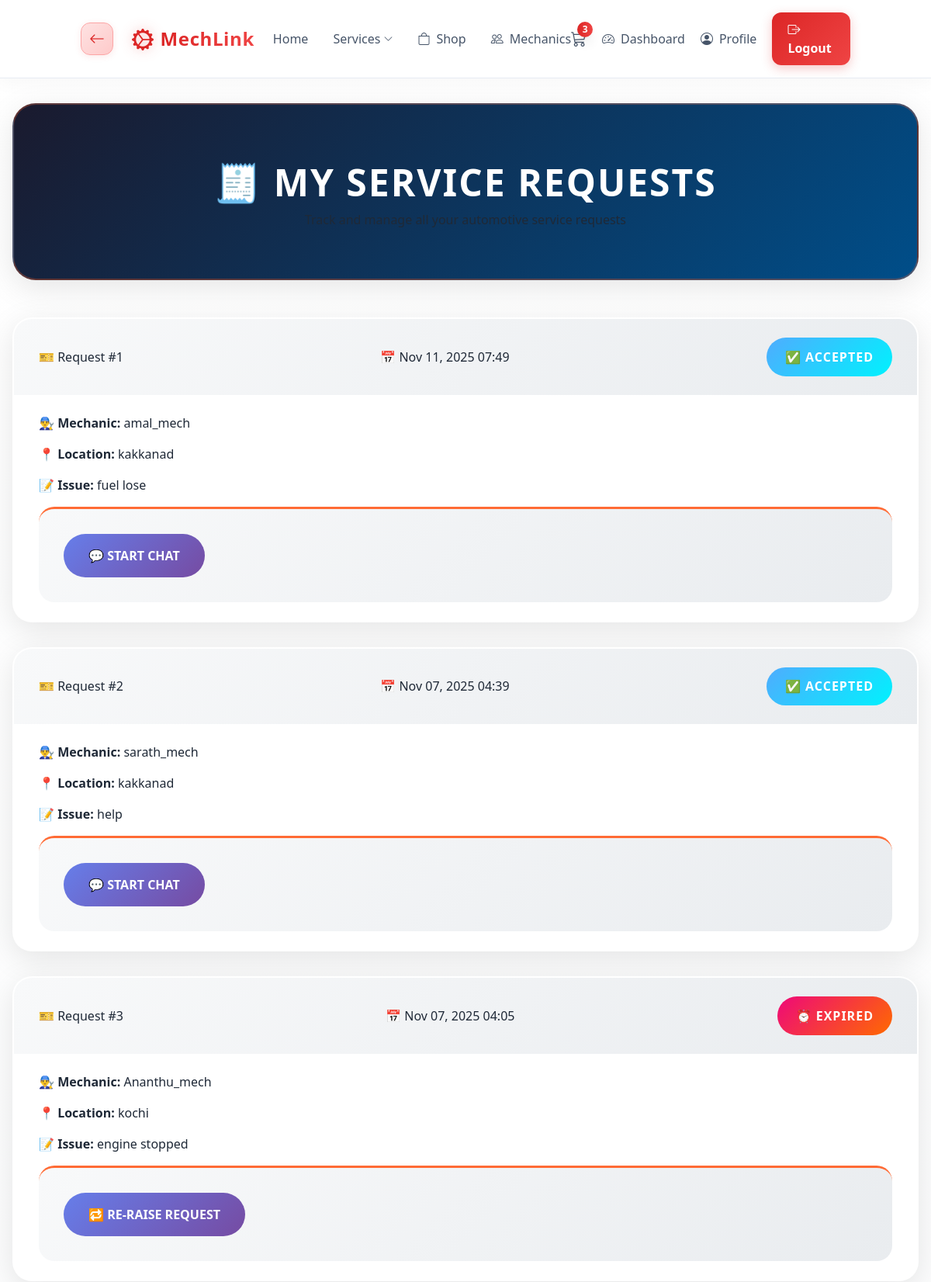
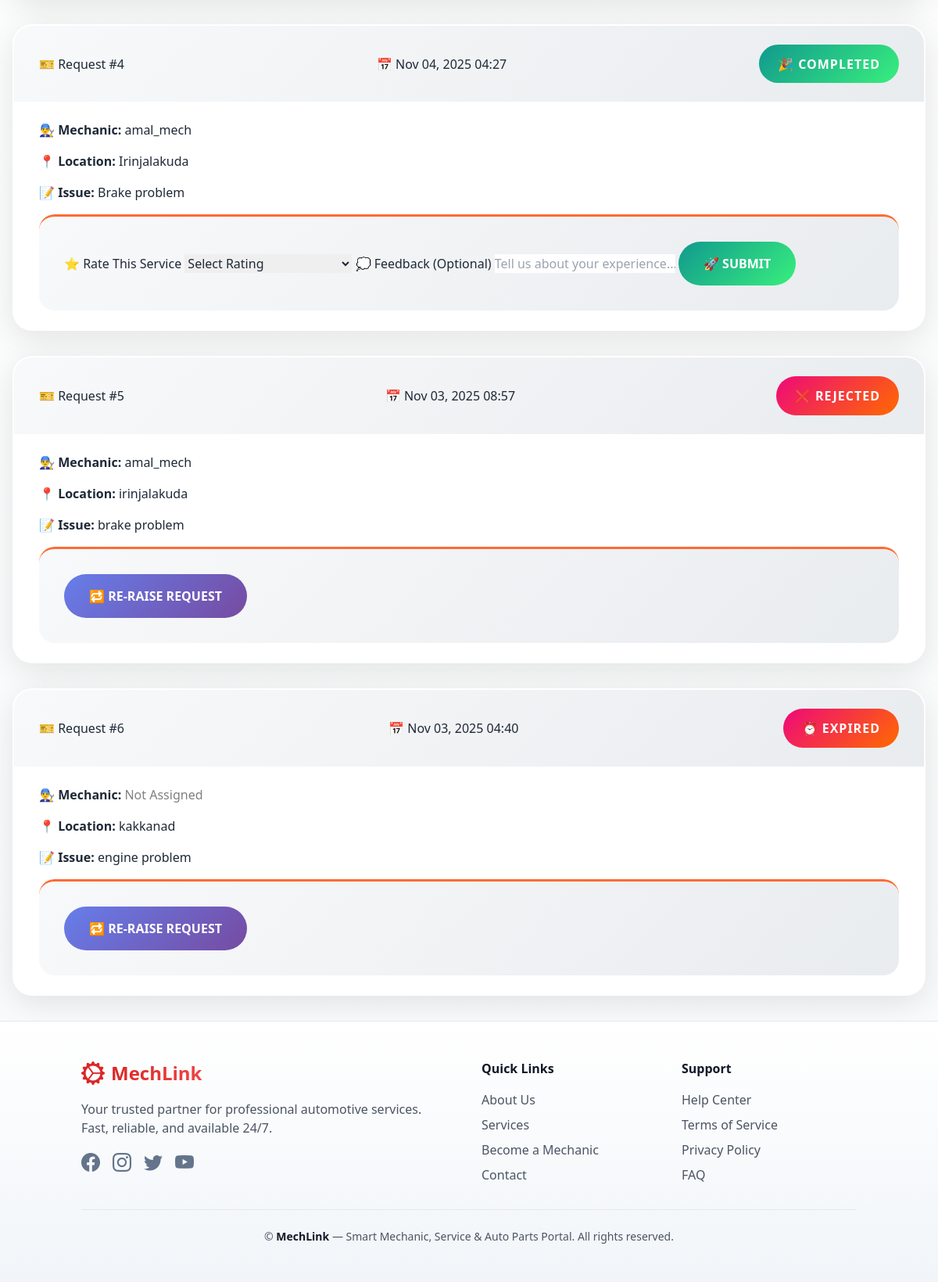
The app's page /users/my-requests/ (signed in) with its own data (2 pictures, top to bottom).
### services/models.py (models this page shows, shortened)
class ServiceRequest(models.Model):
    STATUS_CHOICES = [
        ('pending', 'Pending'),
        ('accepted', 'Accepted'),
        ('in_progress', 'In Progress'),
        ('completed', 'Completed'),
        ('rejected', 'Rejected'),
        ('expired', 'Expired'),
    ]
    MECHANIC_TYPE_CHOICES = [
        ('two_wheeler', 'Two-Wheeler Mechanic'),
        ('automotive', 'Automotive Mechanic'),
        ('heavy_vehicle', 'Heavy Vehicle Mechanic'),
    ]
    user = models.ForeignKey(
        CustomUser,
        on_delete=models.CASCADE,
        related_name='service_requests'
    )
    mechanic = models.ForeignKey(
        CustomUser,
        on_delete=models.SET_NULL,
        null=True,
        blank=True,
        related_name='assigned_requests'
    )
    issue_description = models.TextField()
    location = models.CharField(max_length=255)
    mechanic_type = models.CharField(max_length=50, choices=MECHANIC_TYPE_CHOICES,default='automotive')
    latitude = models.FloatField(null=True, blank=True)
    longitude = models.FloatField(null=True, blank=True)
    status = models.CharField(max_length=20, choices=STATUS_CHOICES, default='pending')
    created_at = models.DateTimeField(auto_now_add=True)
    rating = models.IntegerField(null=True, blank=True)
    feedback = models.TextField(blank=True, null=True)
    class Meta:
        ordering = ['-created_at']

### users/models.py (models this page shows, shortened)
class CustomUser(AbstractUser):
    ROLE_CHOICES = [
        ('admin', 'Admin'),
        ('mechanic', 'Mechanic'),
        ('customer', 'Customer'),
    ]
    role = models.CharField(max_length=20, choices=ROLE_CHOICES, default='customer')
    phone = models.CharField(max_length=15, blank=True, null=True)
    address = models.TextField(blank=True, null=True)
    location = models.CharField(max_length=255, blank=True, null=True)  # ✅ Added
    pincode = models.CharField(max_length=10, blank=True, null=True)     # ✅ Added
    latitude = models.FloatField(blank=True, null=True)
    longitude = models.FloatField(blank=True, null=True)
    def is_customer(self):
        return self.role == 'customer'

### users/views.py (the view)
# urls.py: path("my-requests/", views.my_requests, name="my_requests"),
@login_required
def my_requests(request):
    if not request.user.is_customer():
        return redirect('home')
    requests = ServiceRequest.objects.filter(user=request.user).order_by('-created_at')
    return render(request, 'services/my_requests.html', {'requests': requests})

### templates/services/my_requests.html (shortened to what this page needs)
{% extends 'base.html' %}
{% block content %}
<div class="service-requests-container">
  <div class="requests-hero">
    <h2>🧾 My Service Requests</h2>
    <p>Track and manage all your automotive service requests</p>
  </div>
  {% if requests %}
  <div class="requests-grid">
    {% for req in requests %}
    <div class="request-card">
      <div class="request-header">
        <div class="request-number">🎫 Request #{{ forloop.counter }}</div>
        <div class="request-date">📅 {{ req.created_at|date:"M d, Y H:i" }}</div>
        <div class="status-badge
          {% if req.status == 'pending' %}status-pending
          {% elif req.status == 'accepted' %}status-accepted
          {% elif req.status == 'in_progress' %}status-in-progress
          {% elif req.status == 'completed' %}status-completed
          {% elif req.status == 'rejected' %}status-rejected
          {% elif req.status == 'expired' %}status-expired{% endif %}">
          {% if req.status == 'pending' %}⏳ Pending
          {% elif req.status == 'accepted' %}✅ Accepted
          {% elif req.status == 'in_progress' %}🔧 In Progress
          {% elif req.status == 'completed' %}🎉 Completed
          {% elif req.status == 'rejected' %}❌ Rejected
          {% elif req.status == 'expired' %}⏰ Expired{% endif %}
        </div>
      </div>
      <div class="request-body" style="padding:1.5rem 2rem;">
        <div class="info-grid" style="display:grid; gap:1rem; margin-bottom:1rem;">
          <div><strong>👨‍🔧 Mechanic:</strong>
            {% if req.mechanic %} {{ req.mechanic.username }}
            {% else %}<span style="color:gray;">Not Assigned</span>{% endif %}
          </div>
          <div><strong>📍 Location:</strong> {{ req.location }}</div>
        </div>
        <div class="issue-description" style="margin-bottom:1rem;">
          <strong>📝 Issue:</strong> {{ req.issue_description }}
        </div>
        <div class="actions-section">
          {% if req.status == 'accepted' %}
            <a href="{% url 'chat_view' req.id %}" class="action-btn btn-chat">💬 Start Chat</a>
          {% elif req.status == 'completed' %}
            {% if req.rating %}
              <div class="rating-display">
                ⭐ {{ req.rating }}/5<br>
                {% if req.feedback %}<em>"{{ req.feedback }}"</em>{% endif %}
              </div>
            {% else %}
              <div class="rating-form">
                <form method="POST" action="{% url 'rate_mechanic' req.id %}">
                  <label>⭐ Rate This Service</label>
                  <select name="rating" class="form-select mb-3" required>
                    <option value="">Select Rating</option>
                  </select>
                  <label>💭 Feedback (Optional)</label>
                  <input type="text" name="feedback" class="form-control mb-3"
                         placeholder="Tell us about your experience...">
                  <button type="submit" class="action-btn btn-submit-rating w-100">🚀 Submit</button>
                </form>
              </div>
            {% endif %}
          {% elif req.status == 'expired' or req.status == 'rejected' %}
            <a href="{% url 'raise_request' %}?re_raise={{ req.id }}" class="action-btn btn-chat">🔁 Re-Raise Request</a>
          {% else %}
            <div style="text-align:center; color:#6c757d;">⏱️ Waiting for updates...</div>
          {% endif %}
        </div>
      </div>
    </div>
    {% endfor %}
  </div>
  {% else %}
  <div class="empty-state">
    <div class="empty-icon" style="font-size:5rem;">🚗</div>
    <h3>No Service Requests</h3>
    <p>You haven’t made any service requests yet. Need automotive help? Create your first request!</p>
  </div>
  {% endif %}
</div>
{% endblock %}

### templates/base.html (style rules this page uses)
body { background: linear-gradient(180deg, #ffffff 0%, #f8fafc 100%); }
body, html { padding: 0 !important; margin: 0 !important; }

### templates/services/my_requests.html (style rules this page uses)
:root { --mechanic-primary: #ff6b35; --mechanic-secondary: #004e89; --mechanic-dark: #1a1a2e; --mechanic-accent: #ffa500; --success-grad: linear-gradient(135deg, #11998e 0%, #38ef7d 100%); --warning-grad: linear-gradient(135deg, #f093fb 0%, #f5576c 100%); --info-grad: linear-gradient(135deg, #4facfe 0%, #00f2fe 100%); --primary-grad: linear-gradient(135deg, #667eea 0%, #764ba2 100%); --danger-grad: linear-gradient(135deg, #ee0979 0%, #ff6a00 100%); --card-shadow: 0 10px 40px rgba(0, 0, 0, 0.1); --hover-shadow: 0 20px 60px rgba(0, 0, 0, 0.15); }
body { background: linear-gradient(135deg, #0f2027 0%, #203a43 50%, #2c5364 100%); min-height: 100vh; padding-bottom: 3rem; }
.service-requests-container { max-width: 1600px; margin: 0 auto; padding: 2rem 1rem; }
.requests-hero { background: linear-gradient(135deg, var(--mechanic-dark) 0%, var(--mechanic-secondary) 100%); border-radius: 30px; padding: 4rem 2rem; text-align: center; margin-bottom: 3rem; position: relative; overflow: hidden; box-shadow: var(--card-shadow); border: 2px solid rgba(255, 107, 53, 0.3); }
.requests-hero h2 { font-size: 3rem; font-weight: 900; color: white; text-transform: uppercase; letter-spacing: 2px; }
.requests-grid { display: grid; gap: 2rem; }
.request-card { background: white; border-radius: 25px; overflow: hidden; box-shadow: var(--card-shadow); transition: all 0.4s ease; border: 2px solid transparent; }
.request-header { background: linear-gradient(135deg, #f8f9fa, #e9ecef); padding: 1.5rem 2rem; display: flex; justify-content: space-between; align-items: center; flex-wrap: wrap; }
.status-badge { padding: 0.8rem 1.5rem; border-radius: 50px; font-weight: 800; text-transform: uppercase; letter-spacing: 1px; display: inline-flex; align-items: center; gap: 0.5rem; }
.status-accepted { background: var(--info-grad); color: white; }
.status-completed { background: var(--success-grad); color: white; }
.status-rejected, .status-expired { background: var(--danger-grad); color: white; }
.actions-section { background: linear-gradient(135deg, #f8f9fa, #e9ecef); padding: 2rem; border-radius: 20px; border-top: 3px solid var(--mechanic-primary); }
.action-btn { padding: 1rem 2rem; border-radius: 50px; font-weight: 700; text-transform: uppercase; transition: all 0.3s ease; display: inline-flex; align-items: center; gap: 0.75rem; text-decoration: none; }
.btn-chat { background: var(--primary-grad); color: white; }
.btn-submit-rating { background: var(--success-grad); color: white; }

### records on screen
ServiceRequest: created_at "Nov 11, 2025 07:49", status "✅ ACCEPTED", mechanic.username "amal_mech", location "kakkanad", issue_description "fuel lose"
ServiceRequest: created_at "Nov 07, 2025 04:39", status "✅ ACCEPTED", mechanic.username "sarath_mech", location "kakkanad", issue_description "help"
ServiceRequest: created_at "Nov 07, 2025 04:05", status "⏰ EXPIRED", mechanic.username "Ananthu_mech", location "kochi", issue_description "engine stopped"
ServiceRequest: created_at "Nov 04, 2025 04:27", status "🎉 COMPLETED", mechanic.username "amal_mech", location "Irinjalakuda", issue_description "Brake problem"
ServiceRequest: created_at "Nov 03, 2025 08:57", status "❌ REJECTED", mechanic.username "amal_mech", location "irinjalakuda", issue_description "brake problem"
ServiceRequest: created_at "Nov 03, 2025 04:40", status "⏰ EXPIRED", shows "Not Assigned", location "kakkanad", issue_description "engine problem"
